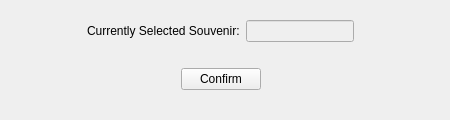
      <widget class="QWidget" name="remove_souvenir_page">
       <widget class="QWidget" name="verticalLayoutWidget_5">
        <property name="geometry">
         <rect>
          <x>0</x>
          <y>0</y>
          <width>441</width>
          <height>111</height>
         </rect>
        </property>
        <layout class="QVBoxLayout" name="verticalLayout_7">
         <item>
          <layout class="QHBoxLayout" name="horizontalLayout_23">
           <item>
            <spacer name="horizontalSpacer_41">
             <property name="orientation">
              <enum>Qt::Horizontal</enum>
             </property>
             <property name="sizeHint" stdset="0">
              <size>
               <width>40</width>
               <height>20</height>
              </size>
             </property>
            </spacer>
           </item>
           <item>
            <widget class="QLabel" name="label_17">
             <property name="text">
              <string>Currently Selected Souvenir:</string>
             </property>
            </widget>
           </item>
           <item>
            <widget class="QLineEdit" name="remove_souvenir_line_edit">
             <property name="enabled">
              <bool>false</bool>
             </property>
            </widget>
           </item>
           <item>
            <spacer name="horizontalSpacer_42">
             <property name="orientation">
              <enum>Qt::Horizontal</enum>
             </property>
             <property name="sizeHint" stdset="0">
              <size>
               <width>40</width>
               <height>20</height>
              </size>
             </property>
            </spacer>
           </item>
          </layout>
         </item>
         <item>
          <layout class="QHBoxLayout" name="horizontalLayout_24">
           <item>
            <spacer name="horizontalSpacer_43">
             <property name="orientation">
              <enum>Qt::Horizontal</enum>
             </property>
             <property name="sizeHint" stdset="0">
              <size>
               <width>40</width>
               <height>20</height>
              </size>
             </property>
            </spacer>
           </item>
           <item>
            <widget class="QPushButton" name="remove_souvenir_confirm_button">
             <property name="text">
              <string>Confirm</string>
             </property>
            </widget>
           </item>
           <item>
            <spacer name="horizontalSpacer_44">
             <property name="orientation">
              <enum>Qt::Horizontal</enum>
             </property>
             <property name="sizeHint" stdset="0">
              <size>
               <width>40</width>
               <height>20</height>
              </size>
             </property>
            </spacer>
           </item>
          </layout>
         </item>
        </layout>
       </widget>
      </widget>
